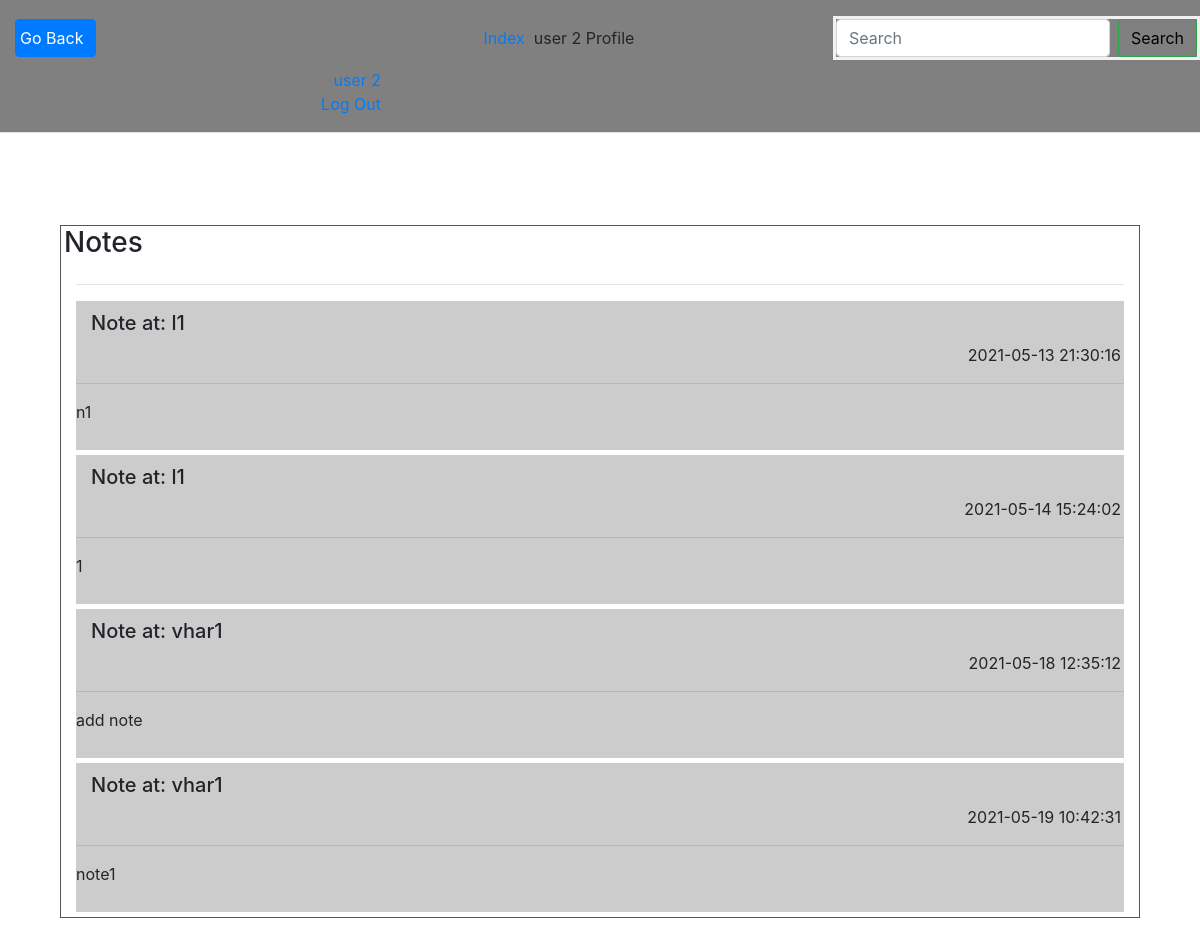
The page /profile/2 (signed in) on the database as committed earlier.
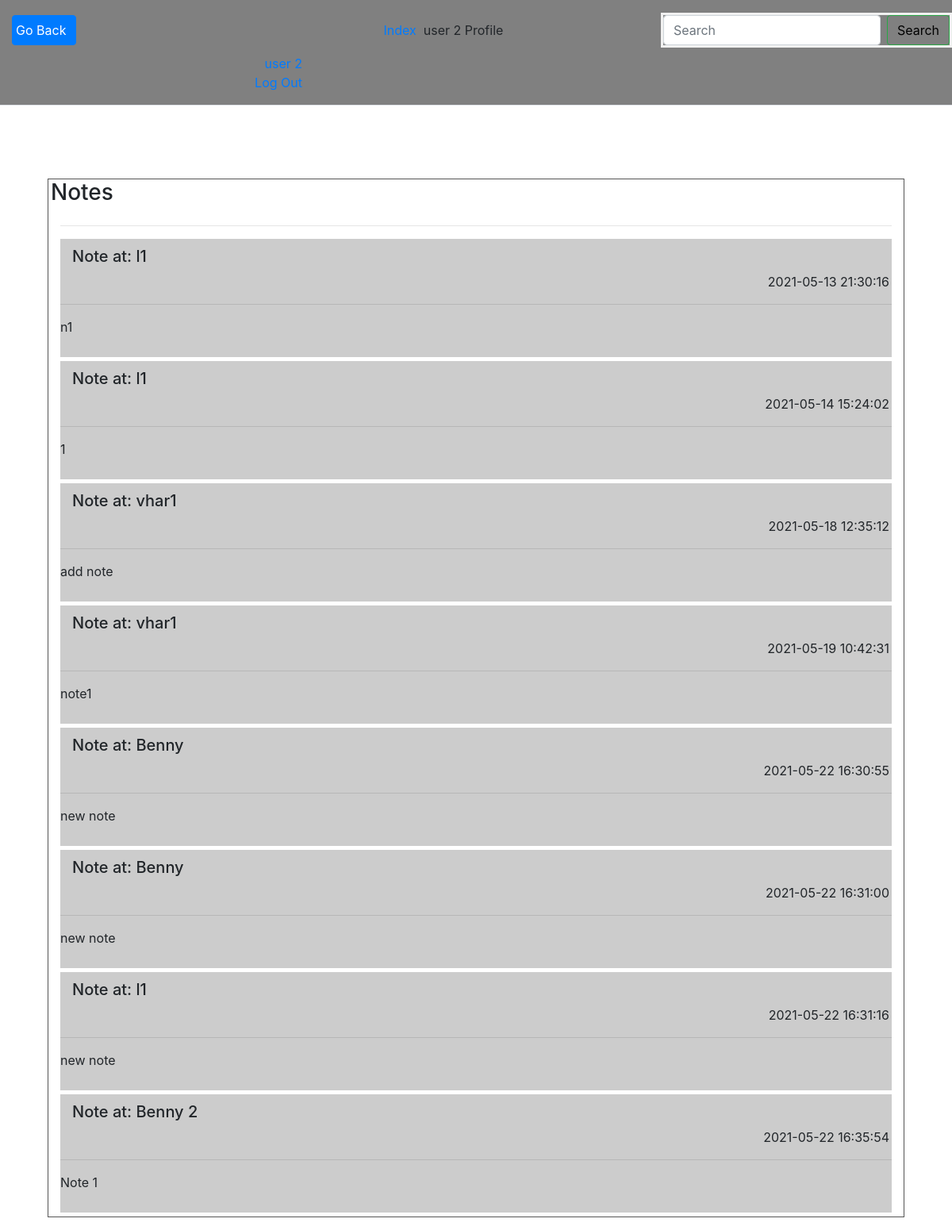
The same page on the database as committed later.
### app.py (models this page shows)
class User(UserMixin, db.Model):
    __tablename__ = 'users'
    id = db.Column(db.Integer, primary_key=True)
    username = db.Column(db.String(80), unique=True, nullable=False)
    password = db.Column(db.String(80), nullable=False)
    email = db.Column(db.String(120), unique=True, nullable=False)
    created_worlds = db.relationship("World", backref='creator')
    created_characters = db.relationship("Characters", backref='creator')
    created_locations = db.relationship("Locations", backref='creator')
    created_notes = db.relationship("Notes", backref='creator')

class Notes(db.Model):
    __tablename__ = 'notes'
    id = db.Column(db.Integer, primary_key=True)
    world_id = db.Column(db.Integer, ForeignKey('worlds.id'), nullable=False)
    creator_id = db.Column(db.Integer, ForeignKey('users.id'), nullable=False)
    text = db.Column(db.String(500), nullable=False)
    creation_date = db.Column(db.DateTime, default=db.func.current_timestamp())
    location_id = db.Column(db.Integer, ForeignKey('locations.id'))
    character_id = db.Column(db.Integer, ForeignKey('characters.id'))

class Locations(db.Model):
    __tablename__ = 'locations'
    id = db.Column(db.Integer, primary_key=True)
    location_name = db.Column(db.String(100))
    world_id = db.Column(db.Integer, ForeignKey('worlds.id'))
    creator_id = db.Column(db.Integer, ForeignKey('users.id'))
    description = db.Column(db.String(500))
    creation_date = db.Column(db.DateTime, default=db.func.current_timestamp())
    notes = db.relationship("Notes", backref='location')

class Characters(db.Model):
    __tablename__ = 'characters'
    id = db.Column(db.Integer, primary_key=True)
    character_name = db.Column(db.String(80), nullable=False)
    world_id = db.Column(db.Integer, ForeignKey('worlds.id'), nullable=False)
    creator_id = db.Column(db.Integer, ForeignKey('users.id'), nullable=False)
    description = db.Column(db.String(500), nullable=False)
    creation_date = db.Column(db.DateTime, default=db.func.current_timestamp())
    str = db.Column(db.Integer)
    con = db.Column(db.Integer)
    dex = db.Column(db.Integer)
    int = db.Column(db.Integer)
    wis = db.Column(db.Integer)
    cha = db.Column(db.Integer)
    player_character = db.Column(db.Boolean)
    player_id = db.Column(db.Integer, nullable=True)
    notes = db.relationship("Notes", backref='character')

### app.py (the view)
@app.route('/profile/<user_id>', methods=["GET"])
def profile(user_id):
    if not session.get("user_name"):
        flash('You are not logged in.')
        return redirect(url_for('login'))
    if int(session["id"]) is not int(user_id):
        flash('For now, you cannot visit other peoples userpage.')
        return redirect(url_for('index'))
    user = User.query.filter_by(id=user_id).first()
    all_notes = Notes.query.filter_by(creator_id=user.id).all()
    return render_template("profile.html", user=user, notes=all_notes)

### app.py (called while the page is built)
@login.user_loader
def load_user(id):
    return User.query.get(int(id))

### templates/profile.html (shortened to what this page needs)
{% extends "header.html" %}
{% block header %}{{ user.username }} Profile{% endblock %}
{% block body %}
<main role="main" class="container">
    <div class="col" id="profile">
        <div class="row mb-2">
            <div class="header">{{ user.username }}</div>
        </div>
        <div class="col md-8 blog-main" id="notes">
            <div class="row" style="padding-left: 3px;">
                <h3>Notes</h3>
            </div>
            <hr>
            {% if notes %}
                {% for note in notes %}
                    <div class="blog-post" id="note">
                        <div>
                            <div class="col-sm">
                                {% if note.location_id %}
                                    <h5>Note at: {{ note.location.location_name }}</h5>
                                {% elif note.character_id %}
                                     <h5>Note at: {{ note.character.character_name }}</h5>
                                {% endif %}
                            </div>
                            <p class="blog-post-meta" id="creation_date">{{ note.creation_date }}</p>
                        </div>
                        <hr>
                        <p class="blog-post-text">{{ note.text }}</p>
                    </div>
                {% endfor %}
            {% endif %}
    </div>
</main>
{% endblock %}

### templates/header.html (shortened to what this page needs)
<!DOCTYPE html>
<html lang="en">
    <head>
        <link rel="stylesheet" type="text/css" href="{{ url_for('static',filename='styles/stylesheet.css') }}">
        <link rel="stylesheet" href="https://stackpath.bootstrapcdn.com/bootstrap/4.3.1/css/bootstrap.min.css">
    </head>
    <body>
        <div class="d-flex flex-wrap align-items-center justify-content-center justify-content-md-between py-3 mb-4 border-bottom" id="stickyHeader">
            <div class="d-flex align-items-center col-md-3 mb-2 mb-md-0 text-dark text-decoration-none">
                <button class="btn btn-primary" onclick="goBack()" id="back_button">Go Back</button>
            </div>
            <ul class="nav col-12 col-md-auto mb-2 justify-content-center mb-md-0" id="title"><a href="{{ url_for('index') }}">Index</a>&nbsp;&nbsp;{% block header %}{% endblock header %}</ul>
            <form class="form-inline my-2 my-lg-0" method="GET" action="{{ url_for('search') }}">
                <input class="form-control mr-sm-2" type="search" name="search" placeholder="Search" aria-label="Search">
                <button class="btn btn-outline-success my-2 my-sm-0" id="search_button" type="submit">Search</button>
            </form>
            <div class="col-md-4 text-end" id="profile_buttons">
                {% if current_user.is_anonymous %}
                    <a href="/login" class="btn btn-primary">Login</a>
                {% else %}
                    <div class="col-sm"><a href="{{ url_for('profile', user_id=current_user.id) }}">{{ current_user.username }}</a></div>
                {% endif %}
                <div class="col-sm">
                    <a href="/logout">Log Out</a>
                </div>
            </div>
        </div>
        {% block body %} {% endblock body %}
    </body>
</html>

### static/styles/stylesheet.css (style rules this page uses)
.header { padding: 10px 16px; color: white; }
#title { text-align: center; }
form { border: 3px solid #f1f1f1; }
button { background-color: #4CAF50; color: white; padding: 14px 20px; margin: 8px 0; border: none; cursor: pointer; }
#search_button { color: black; outline-color: black; }
.container { padding: 16px; }
.col-md-4 { text-align: center; }
#back_button { text-align: left; padding-left: 4px; }
#notes { border-color: #555555; border-style: solid; border-width: 1px; }
#note { margin-bottom: 5px; margin-top: 5px; }
#creation_date { text-align: right; padding-right: 3px; }
#profile_buttons { text-align: right; padding-right: 4px; }
#note { padding-top: 10px; padding-bottom: 10px; background-color: #cccccc; }
.py-3 { background-color: gray; margin-bottom: 0px; margin-top: 0px; }
a { color: darkslategrey; }

Rows that differ between the two databases and show on the page:
added Notes: character.character_name "Benny", creation_date "2021-05-22 16:30:55", text "new note"
added Notes: character.character_name "Benny", creation_date "2021-05-22 16:31:00", text "new note"
added Notes: location.location_name "l1", creation_date "2021-05-22 16:31:16", text "new note"
added Notes: character.character_name "Benny 2", creation_date "2021-05-22 16:35:54", text "Note 1"
